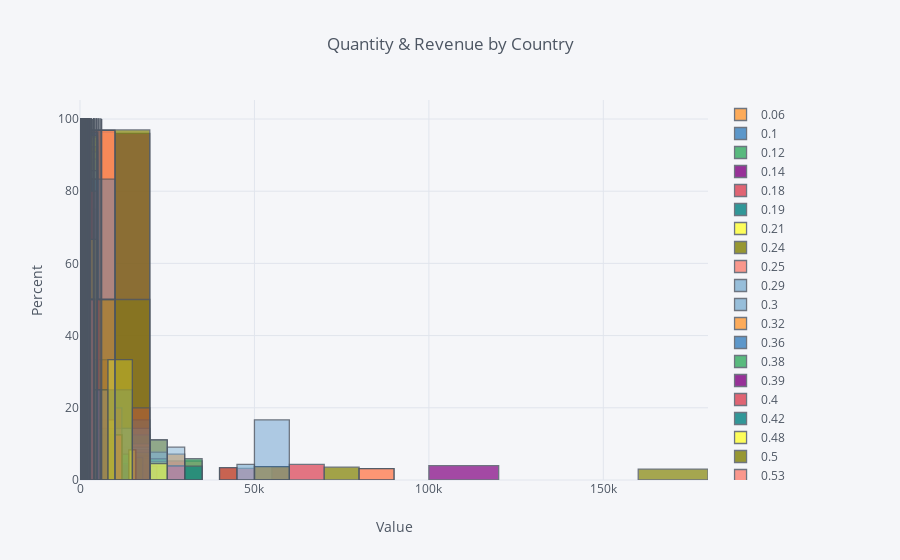

The cell this chart's notebook holds for it:
### Code cell
inter_barchart = data.pivot_table(values='Quantity', columns='Revenue', 
                      index='Country', aggfunc='sum')


inter_barchart.iplot(kind='hist', histnorm='percent', xTitle='Value', 
           yTitle='Percent', title='Quantity & Revenue by Country')
